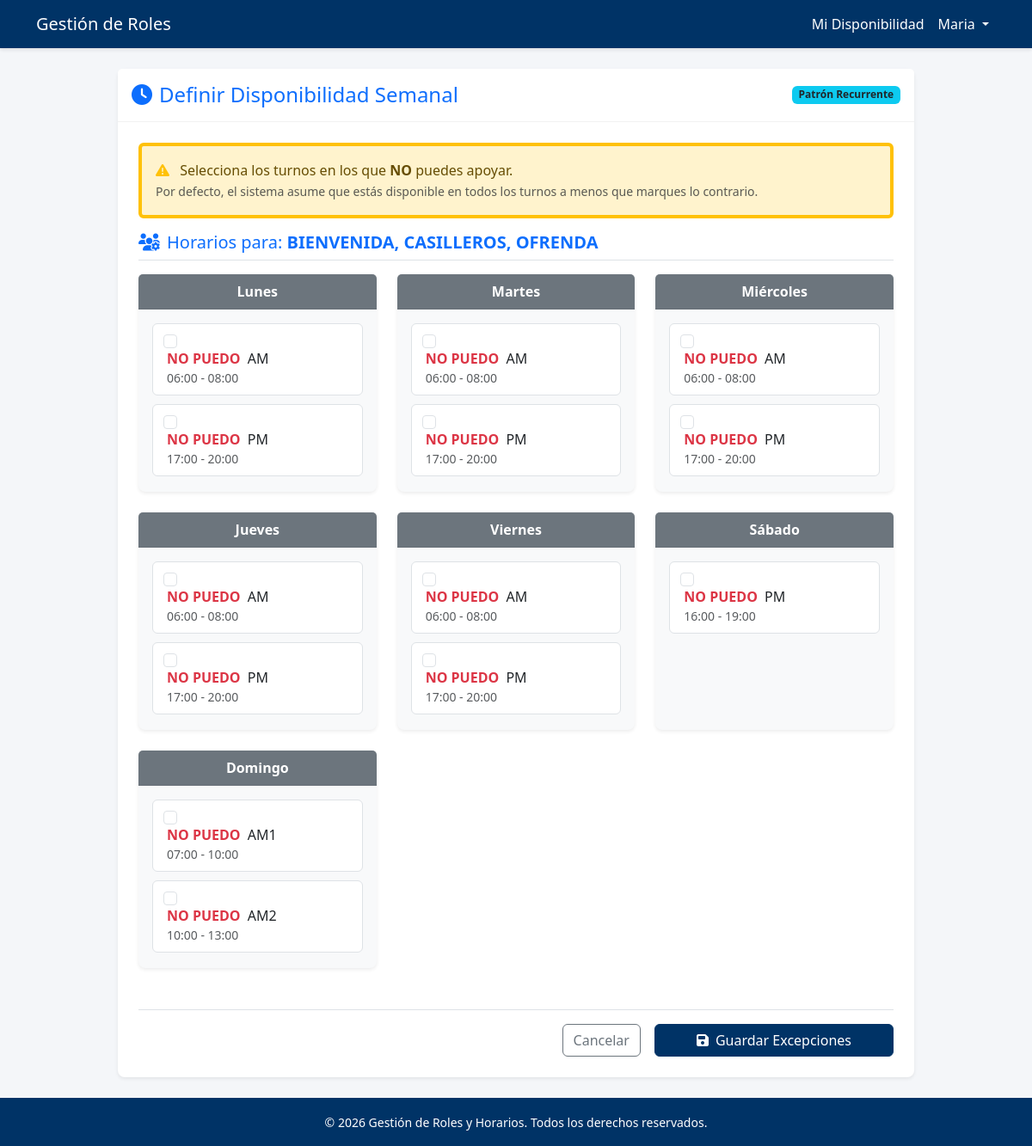
Page /users/disponibilidad/ (signed in) on the committed database.
### users/models.py (models this page shows, shortened)
class CustomUser(AbstractUser):
    username = None
    email = models.EmailField(_('email address'), unique=True)
    documento = models.CharField(max_length=20, unique=True, verbose_name="Documento de Identidad")
    celular = models.CharField(max_length=20, verbose_name="Celular")
    GENERO_CHOICES = [
        ('M', 'Masculino'),
        ('F', 'Femenino'),
        ('O', 'Otro'),
    ]
    genero = models.CharField(max_length=1, choices=GENERO_CHOICES, verbose_name="Género")
    bes = models.BooleanField(default=False, verbose_name="B.E.S")
    im = models.BooleanField(default=False, verbose_name="I.M")
    pf = models.BooleanField(default=False, verbose_name="PF")
    roles = models.ManyToManyField(Rol, related_name='usuarios', blank=True)
    pareja = models.ForeignKey('self', null=True, blank=True, on_delete=models.SET_NULL, verbose_name="Pareja / Dependencia", help_text="Usuario con el que debe coincidir obligatoriamente en turno")
    USERNAME_FIELD = 'email'
    REQUIRED_FIELDS = ['documento', 'first_name', 'last_name']
    objects = CustomUserManager()

class Turno(models.Model):
    DIAS = [
        (0, 'Lunes'),
        (1, 'Martes'),
        (2, 'Miércoles'),
        (3, 'Jueves'),
        (4, 'Viernes'),
        (5, 'Sábado'),
        (6, 'Domingo'),
    ]
    dia = models.IntegerField(choices=DIAS, verbose_name="Día de la semana")
    nombre = models.CharField(max_length=50, verbose_name="Nombre del Turno") # Ej: AM, PM, AM1
    hora_inicio = models.TimeField(verbose_name="Hora Inicio")
    hora_fin = models.TimeField(verbose_name="Hora Fin")
    roles_validos = models.ManyToManyField(Rol, related_name='turnos_disponibles', blank=True)
    class Meta:
        verbose_name = "Turno"
        verbose_name_plural = "Turnos"
        ordering = ['dia', 'hora_inicio']

### users/views.py (the view, shortened to what this page needs)
# urls.py: path('disponibilidad/', views.gestionar_disponibilidad, name='disponibilidad'),
@login_required
def gestionar_disponibilidad(request):
    roles_usuario = request.user.roles.all()
    if not roles_usuario.exists():
        messages.warning(request, "No tienes roles asignados para definir disponibilidad.")
        return redirect('home')
    turnos_posibles = Turno.objects.filter(roles_validos__in=roles_usuario).distinct().order_by('dia', 'hora_inicio')
    indisponibilidades_actuales = Indisponibilidad.objects.filter(usuario=request.user).values_list('turno_id', flat=True)
    roles_usuario_ids = set(roles_usuario.values_list('id', flat=True))
    grupos_map = {} # Key: tuple of role names, Value: dict of days
    turnos_posibles = Turno.objects.filter(roles_validos__in=roles_usuario).distinct().prefetch_related('roles_validos').order_by('dia', 'hora_inicio')
    for turno in turnos_posibles:
        roles_aplicables = [r.nombre for r in turno.roles_validos.all() if r.id in roles_usuario_ids]
        roles_aplicables.sort()
        key_roles = tuple(roles_aplicables)
        if key_roles not in grupos_map:
            grupos_map[key_roles] = {}
        dia_nombre = turno.get_dia_display()
        if dia_nombre not in grupos_map[key_roles]:
            grupos_map[key_roles][dia_nombre] = []
        grupos_map[key_roles][dia_nombre].append(turno)
    grupos_lista = []
    for roles_tuple, dias_dict in grupos_map.items():
        grupos_lista.append({
            'roles_str': ", ".join(roles_tuple),
            'dias': dias_dict
        })
    context = {
        'grupos_turnos': grupos_lista,
        'indisponibilidades_actuales': indisponibilidades_actuales
    }
    return render(request, 'users/disponibilidad.html', context)

### templates/users/disponibilidad.html (shortened to what this page needs)
{% extends 'base.html' %}
{% block content %}
<div class="row justify-content-center">
    <div class="col-lg-10">
        <div class="card shadow-sm">
            <div class="card-header bg-white py-3 d-flex justify-content-between align-items-center">
                <h4 class="mb-0 text-primary"><i class="fas fa-clock me-2"></i>Definir Disponibilidad Semanal</h4>
                <span class="badge bg-info text-dark">Patrón Recurrente</span>
            </div>
            <div class="card-body p-4">
                <div class="alert alert-warning border-start border-warning border-4" role="alert">
                    <i class="fas fa-exclamation-triangle text-warning me-2"></i>
                    Selecciona los turnos en los que <strong>NO</strong> puedes apoyar. <br>
                    <small class="text-muted">Por defecto, el sistema asume que estás disponible en todos los turnos a menos que marques lo contrario.</small>
                </div>
                <form method="post">
                    {% for grupo in grupos_turnos %}
                    <div class="mb-5">
                        <h5 class="text-primary border-bottom pb-2 mb-3">
                            <i class="fas fa-users-cog me-2"></i>Horarios para: <strong>{{ grupo.roles_str }}</strong>
                        </h5>
                        <div class="row g-4">
                            {% for dia, turnos in grupo.dias.items %}
                            <div class="col-md-6 col-xl-4">
                                <div class="card h-100 border-0 bg-light">
                                    <div class="card-header bg-secondary text-white text-center fw-bold">
                                        {{ dia }}
                                    </div>
                                    <div class="card-body">
                                        <div class="d-flex flex-column gap-2">
                                            {% for turno in turnos %}
                                            <div class="form-check custom-checkbox-card p-2 bg-white rounded border">
                                                <input class="form-check-input ms-1" type="checkbox"
                                                       name="turnos"
                                                       value="{{ turno.id }}"
                                                       id="turno_{{ turno.id }}"
                                                       {% if turno.id in indisponibilidades_actuales %}checked{% endif %}>
                                                <label class="form-check-label w-100 ps-2 cursor-pointer text-danger fw-bold" for="turno_{{ turno.id }}">
                                                    NO PUEDO
                                                    <span class="text-dark fw-normal ms-1">{{ turno.nombre }}</span>
                                                    <div class="text-muted small fw-normal">
                                                        {{ turno.hora_inicio|time:"H:i" }} - {{ turno.hora_fin|time:"H:i" }}
                                                    </div>
                                                </label>
                                            </div>
                                            {% endfor %}
                                        </div>
                                    </div>
                                </div>
                            </div>
                            {% endfor %}
                        </div>
                    </div>
                    {% empty %}
                    <div class="col-12 text-center py-5">
                        <p class="text-muted">No hay turnos disponibles para tus roles asignados.</p>
                    </div>
                    {% endfor %}
                    <div class="d-grid gap-2 d-md-flex justify-content-md-end mt-4 pt-3 border-top">
                        <a href="{% url 'home' %}" class="btn btn-outline-secondary me-md-2">Cancelar</a>
                        <button type="submit" class="btn btn-primary px-5"><i class="fas fa-save me-2"></i>Guardar Excepciones</button>
                    </div>
                </form>
            </div>
        </div>
    </div>
</div>
{% endblock %}

### templates/base.html (shortened to what this page needs)
{% load static %}
<!DOCTYPE html>
<html lang="es">
<head>
    <link href="https://cdn.jsdelivr.net/npm/bootstrap@5.3.0/dist/css/bootstrap.min.css" rel="stylesheet">
    <link rel="stylesheet" href="https://cdnjs.cloudflare.com/ajax/libs/font-awesome/6.4.0/css/all.min.css">
</head>
<body class="d-flex flex-column min-vh-100">
    <nav class="navbar navbar-expand-lg navbar-dark mb-4">
        <div class="container">
            <a class="navbar-brand" href="{% url 'home' %}">
                Gestión de Roles
            </a>
            <div class="collapse navbar-collapse" id="navbarNav">
                <ul class="navbar-nav ms-auto">
                    {% if user.is_authenticated %}
                        {% if user.roles.exists %}
                        <li class="nav-item">
                            <a class="nav-link" href="{% url 'disponibilidad' %}">Mi Disponibilidad</a>
                        </li>
                        {% endif %}
                        <li class="nav-item dropdown">
                            <a class="nav-link dropdown-toggle" href="#" role="button" data-bs-toggle="dropdown">
                                {{ user.first_name }}
                            </a>
                        </li>
                    {% else %}
                        <li class="nav-item">
                            <a class="nav-link" href="{% url 'login' %}">Iniciar Sesión</a>
                        </li>
                    {% endif %}
                </ul>
            </div>
        </div>
    </nav>
    <div class="container flex-grow-1">
        {% block content %}{% endblock %}
    </div>
    <footer class="footer mt-4 text-center">
        <div class="container">
            <small>&copy; {% now "Y" %} Gestión de Roles y Horarios. Todos los derechos reservados.</small>
        </div>
    </footer>
</body>
</html>

### templates/base.html (style rules this page uses)
:root { --primary-color: #003366; --secondary-color: #0056b3; --accent-color: #f8f9fa; }
body { background-color: #f4f6f9; font-family: 'Segoe UI', Tahoma, Geneva, Verdana, sans-serif; }
.navbar { background-color: var(--primary-color); box-shadow: 0 2px 4px rgba(0,0,0,0.1); }
.navbar-brand, .nav-link { color: white !important; }
.btn-primary { background-color: var(--primary-color); border-color: var(--primary-color); }
.card { border: none; box-shadow: 0 0.125rem 0.25rem rgba(0, 0, 0, 0.075); border-radius: 0.5rem; }
.card-header { background-color: white; border-bottom: 1px solid rgba(0,0,0,0.05); font-weight: 600; color: var(--primary-color); }
.footer { background-color: var(--primary-color); color: white; padding: 1rem 0; margin-top: auto; }

### templates/users/disponibilidad.html (style rules this page uses)
.cursor-pointer { cursor: pointer; }

### rows in the picture
CustomUser: first_name "Maria"
Turno: dia "Lunes", nombre "AM", hora_inicio "06:00", hora_fin "08:00"
Turno: nombre "PM", hora_inicio "17:00", hora_fin "20:00"
Turno: dia "Martes", nombre "AM", hora_inicio "06:00", hora_fin "08:00"
Turno: nombre "PM", hora_inicio "17:00", hora_fin "20:00"
Turno: dia "Miércoles", nombre "AM", hora_inicio "06:00", hora_fin "08:00"
Turno: nombre "PM", hora_inicio "17:00", hora_fin "20:00"
Turno: dia "Jueves", nombre "AM", hora_inicio "06:00", hora_fin "08:00"
Turno: nombre "PM", hora_inicio "17:00", hora_fin "20:00"
Turno: dia "Viernes", nombre "AM", hora_inicio "06:00", hora_fin "08:00"
Turno: nombre "PM", hora_inicio "17:00", hora_fin "20:00"
Turno: dia "Sábado", nombre "PM", hora_inicio "16:00", hora_fin "19:00"
Turno: dia "Domingo", nombre "AM1", hora_inicio "07:00", hora_fin "10:00"
Turno: nombre "AM2", hora_inicio "10:00", hora_fin "13:00"

### other values in the picture
{{ grupo.roles_str }} "BIENVENIDA, CASILLEROS, OFRENDA"
